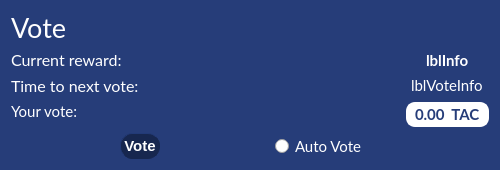
        <widget class="QFrame" name="bottomleftframe">
         <property name="sizePolicy">
          <sizepolicy hsizetype="Preferred" vsizetype="Preferred">
           <horstretch>0</horstretch>
           <verstretch>0</verstretch>
          </sizepolicy>
         </property>
         <property name="minimumSize">
          <size>
           <width>500</width>
           <height>0</height>
          </size>
         </property>
         <property name="toolTip">
          <string/>
         </property>
         <property name="styleSheet">
          <string notr="true">QFrame {
background-color: rgb(38, 61, 121);
color: rgb(255, 255, 255);
alternate-background-color: rgb(30, 51, 105);}
QToolTip {
     color: white;
     font-size:9pt;font-family:'Lato';
     border: 4px solid ;
     border-radius: 13px;
     opacity: 700;
     border-color: rgb(30, 51, 105);
     background-color: rgb(23, 39, 79);
 }
                            QPushButton {
                            border-style: outset;
                            border-width: 2px;
                            border-radius: 9px;
                            border-color: white;
                            font: bold 11pt;
                            min-width: 5em;
                            padding: 3px;
                            }
                            QPushButton:pressed {
                            background-color: green;
                            border-style: inset;
                            }</string>
         </property>
         <layout class="QGridLayout" name="gridLayout">
          <item row="2" column="1">
           <widget class="QLabel" name="lblReward">
            <property name="font">
             <font>
              <family>Lato</family>
              <pointsize>11</pointsize>
             </font>
            </property>
            <property name="text">
             <string>&lt;html&gt;&lt;head/&gt;&lt;body&gt;&lt;p&gt;&lt;span style=&quot; font-size:12pt;&quot;&gt;Current reward:&lt;/span&gt;&lt;/p&gt;&lt;/body&gt;&lt;/html&gt;</string>
            </property>
            <property name="margin">
             <number>0</number>
            </property>
           </widget>
          </item>
          <item row="5" column="1" alignment="Qt::AlignTop">
           <widget class="QLabel" name="label_8">
            <property name="font">
             <font>
              <family>Lato</family>
              <pointsize>11</pointsize>
             </font>
            </property>
            <property name="text">
             <string>&lt;html&gt;&lt;head/&gt;&lt;body&gt;&lt;p&gt;Your vote:&lt;/p&gt;&lt;/body&gt;&lt;/html&gt;</string>
            </property>
           </widget>
          </item>
          <item row="0" column="1" colspan="2">
           <layout class="QHBoxLayout" name="horizontalLayout_7">
            <item>
             <widget class="QLabel" name="label_2">
              <property name="minimumSize">
               <size>
                <width>180</width>
                <height>0</height>
               </size>
              </property>
              <property name="font">
               <font>
                <family>Lato</family>
                <pointsize>20</pointsize>
                <weight>50</weight>
                <bold>false</bold>
               </font>
              </property>
              <property name="text">
               <string>Vote</string>
              </property>
              <property name="textFormat">
               <enum>Qt::AutoText</enum>
              </property>
              <property name="margin">
               <number>0</number>
              </property>
             </widget>
            </item>
           </layout>
          </item>
          <item row="2" column="2" alignment="Qt::AlignHCenter">
           <widget class="QLabel" name="lblInfo">
            <property name="font">
             <font>
              <family>Lato</family>
              <pointsize>11</pointsize>
              <weight>75</weight>
              <italic>false</italic>
              <bold>true</bold>
             </font>
            </property>
            <property name="styleSheet">
             <string notr="true">font: 11pt &quot;Lato&quot;;font: bold 11pt;</string>
            </property>
            <property name="text">
             <string>lblInfo</string>
            </property>
           </widget>
          </item>
          <item row="3" column="2" alignment="Qt::AlignHCenter|Qt::AlignTop">
           <widget class="QLabel" name="lblVoteInfo">
            <property name="font">
             <font>
              <family>Lato</family>
              <pointsize>11</pointsize>
              <weight>50</weight>
              <italic>false</italic>
              <bold>false</bold>
             </font>
            </property>
            <property name="styleSheet">
             <string notr="true">font: 11pt &quot;Lato&quot;;</string>
            </property>
            <property name="text">
             <string>lblVoteInfo</string>
            </property>
           </widget>
          </item>
          <item row="5" column="2">
           <widget class="QDoubleSpinBox" name="spbVote">
            <property name="sizePolicy">
             <sizepolicy hsizetype="Fixed" vsizetype="Fixed">
              <horstretch>0</horstretch>
              <verstretch>0</verstretch>
             </sizepolicy>
            </property>
            <property name="font">
             <font>
              <family>Lato</family>
              <pointsize>11</pointsize>
              <weight>75</weight>
              <bold>true</bold>
             </font>
            </property>
            <property name="styleSheet">
             <string notr="true">font: 11pt &quot;Lato&quot;;
border-style: outset;
background-color: white;
color: rgb(38, 61, 121);
border-width: 2px;
 border-radius: 9px;
border-color: white;
font: bold 11pt;
min-width: 2em;</string>
            </property>
            <property name="alignment">
             <set>Qt::AlignCenter</set>
            </property>
            <property name="buttonSymbols">
             <enum>QAbstractSpinBox::NoButtons</enum>
            </property>
            <property name="specialValueText">
             <string notr="true"/>
            </property>
            <property name="suffix">
             <string>  TAC</string>
            </property>
            <property name="decimals">
             <number>2</number>
            </property>
            <property name="singleStep">
             <double>0.100000000000000</double>
            </property>
           </widget>
          </item>
          <item row="3" column="1" alignment="Qt::AlignTop">
           <widget class="QLabel" name="label_9">
            <property name="font">
             <font>
              <family>Lato</family>
              <pointsize>11</pointsize>
             </font>
            </property>
            <property name="text">
             <string>&lt;html&gt;&lt;head/&gt;&lt;body&gt;&lt;p&gt;&lt;span style=&quot; font-size:12pt;&quot;&gt;Time to next vote:&lt;/span&gt;&lt;/p&gt;&lt;/body&gt;&lt;/html&gt;</string>
            </property>
           </widget>
          </item>
          <item row="10" column="1" colspan="2">
           <layout class="QHBoxLayout" name="horizontalLayout_9">
            <item>
             <widget class="QPushButton" name="btnVote">
              <property name="sizePolicy">
               <sizepolicy hsizetype="Fixed" vsizetype="Fixed">
                <horstretch>0</horstretch>
                <verstretch>0</verstretch>
               </sizepolicy>
              </property>
              <property name="font">
               <font>
                <pointsize>11</pointsize>
                <weight>75</weight>
                <italic>false</italic>
                <bold>true</bold>
               </font>
              </property>
              <property name="toolTip">
               <string extracomment="Press the button to cast your vote">&lt;html&gt;&lt;head/&gt;&lt;body&gt;&lt;p&gt;&lt;span style=&quot; color:#550000;&quot;&gt;Press the button to cast your vote&lt;/span&gt;&lt;/p&gt;&lt;/body&gt;&lt;/html&gt;</string>
              </property>
              <property name="whatsThis">
               <string>blabla</string>
              </property>
              <property name="styleSheet">
               <string notr="true">
                            QPushButton {
                            border-style: outset;
                            border-width: 1px;
                            border-radius: 12px;
                            border-color: rgb(23, 39, 79);
                            font: bold 11pt;
                            min-width: 5em;
                            padding: 3px;
							background-color:rgb(23, 39, 79);
							color: white;
                            }
                            QPushButton:pressed {
                            background-color:  rgb(38, 61, 121);
                            border-style: inset;
                            }
                          </string>
              </property>
              <property name="text">
               <string>Vote</string>
              </property>
             </widget>
            </item>
            <item>
             <widget class="QRadioButton" name="chkAutoVote">
              <property name="sizePolicy">
               <sizepolicy hsizetype="Fixed" vsizetype="Fixed">
                <horstretch>0</horstretch>
                <verstretch>0</verstretch>
               </sizepolicy>
              </property>
              <property name="font">
               <font>
                <family>Lato</family>
                <pointsize>11</pointsize>
                <kerning>true</kerning>
               </font>
              </property>
              <property name="layoutDirection">
               <enum>Qt::LeftToRight</enum>
              </property>
              <property name="styleSheet">
               <string notr="true">padding-right: 15px;
color: white;
</string>
              </property>
              <property name="text">
               <string>Auto Vote</string>
              </property>
             </widget>
            </item>
           </layout>
          </item>
         </layout>
        </widget>
